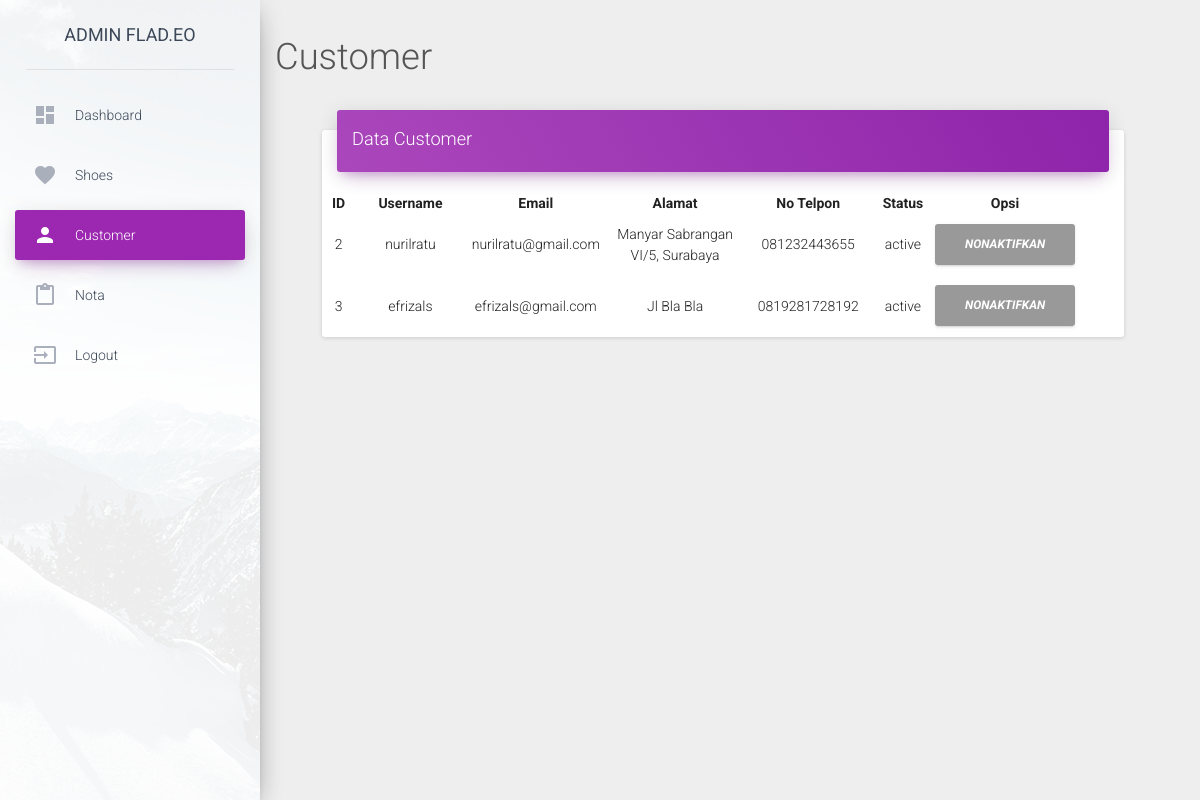
Screenshot of /index.php/admin/customer with the database file from the repository.
### tables this page shows
CREATE TABLE `customer` (
  `id_customer` int(5) NOT NULL,
  `username` varchar(20) NOT NULL,
  `password` varchar(12) NOT NULL,
  `email` varchar(50) NOT NULL,
  `alamat` varchar(50) NOT NULL,
  `no_telp` varchar(20) NOT NULL,
  `status` varchar(10) NOT NULL
);

### application/controllers/Admin.php (called while the page is built, shortened)
<?php
    class Admin extends CI_Controller {
        public function __construct() {
            $this->load->model('barang');
        }
        public function customer() {
            $this->load->model('m_crud');
            $data['customer'] = $this->m_crud->view('customer')->result();
            $this->load->view('admin/customer', $data);
        }
    }

### index.php (called while the page is built, shortened)
<?php
require_once BASEPATH.'core/CodeIgniter.php';

### application/models/m_crud.php (called while the page is built, shortened)
<?php
class M_crud extends CI_Model
{
	function view($table)
	{
		return $this->db->get($table);
	}
}
?>

### application/views/admin/customer.php (the view, shortened to what this page needs)
<!DOCTYPE html>
<head>
    <link href="<?php echo base_url(); ?>assets/css/bootstrap.min.css" rel="stylesheet" />
    <link href="<?php echo base_url(); ?>assets/css/material-dashboard.css?v=1.2.0" rel="stylesheet" />
    <link href="http://maxcdn.bootstrapcdn.com/font-awesome/latest/css/font-awesome.min.css" rel="stylesheet">
</head>
<body>
<div class="wrapper">
    <div class="sidebar" data-color="purple" data-image="<?php echo base_url(); ?>assets/img/sidebar-1.jpg">
        <div class="logo">
            <a href="<?php echo base_url(); ?>index.php/admin/dashboard" class="simple-text">
                Admin Flad.eo
            </a>
        </div>
        <div class="sidebar-wrapper">
            <ul class="nav">
                <li>
                    <a href="<?php echo base_url(); ?>index.php/admin/dashboard">
                        <i class="material-icons">dashboard</i>
                        <p>Dashboard</p>
                    </a>
                </li>
            <li>
                    <a href="<?php echo base_url(); ?>index.php/admin/shoes">
                        <i class="material-icons">favorite</i>
                        <p>Shoes</p>
                    </a>
                </li>
                <li class="active">
                    <a href="<?php echo base_url(); ?>index.php/admin/customer">
                        <i class="material-icons text-gray">person</i>
                        <p>Customer</p>
                    </a>
                </li>
                <li>
                    <a href="<?php echo base_url(); ?>index.php/admin/nota">
                        <i class="material-icons text-gray">content_paste</i>
                        <p>Nota</p>
                    </a>
                </li>
                <li>
                    <a href="<?php echo base_url(); ?>index.php/admin/logout">
                        <i class="material-icons text-gray">input</i>
                        <p>Logout</p>
                    </a>
                </li>
            </ul>
        </div>
    </div>
         <div class="main-panel">
            <nav class="navbar navbar-transparent navbar-absolute">
                <div class="container-fluid">
                    <div class="navbar-header">
                    <h2>Customer</h2>
                    </div>
                    <div class="collapse navbar-collapse">
                    </div>
                </div>
            </nav>
            <br>
            <br>
            <br>
            <br>
            <br>
                    <div class="row" style="margin-left: 5%;">
                        <div class="col col-lg-11 col-md-11">
                            <div class="card card-nav-tabs">
                                <div class="card-header" data-background-color="purple">
                                    <h4 class="title">Data Customer</h4>
                                </div>
                                           <br><form class="tabel" method="GET">
                                <table width="94%" class="w3-table-all" id="tabel" name="tabel">
                                <tr class="w3-blue">
                                    <th width="50px"><center>ID</center></th>
                                    <th width="150px"><center>Username</center></th>
                                    <th width="150px"><center>Email</center></th>
                                    <th width="200px"><center>Alamat</center></th>
                                    <th width="150px"><center>No Telpon</center></th>
                                    <th width="80px"><center>Status</center></th>
                                    <th width="50px" colspan="2"><center>Opsi</center></th>
                                </tr>
                                <?php
                                    foreach ($customer as $c) {
                                        echo '
                                        <tr class="delete_row">
                                            <td><center>'.$c->id_customer.'</center></td>
                                            <td><center>'.$c->username.'</center></td>
                                            <td><center>'.$c->email.'</center></td>
                                            <td><center>'.$c->alamat.'</center></td>
                                            <td><center>'.$c->no_telp.'</center></td>
                                            <td><center>'.($c->status==1?'active':'banned').'</center></td>               <td scope="col"><div align="center"><a href="'.base_url().'index.php/admin/update_status_action/'.$c->id_customer.'/'.$c->status.'" name="update" class="btn success" id="update"><em><strong>'.($c->status == 1 ? 'Nonaktifkan':'aktifkan').'</strong></em></a></div></td>
                                       </tr>
                                        ';
                                    }
                                ?>
                                </table>
                            </form>
                        </div>
</body>
</html>

### rows the page displays
customer: id_customer "2", username "nurilratu", email "nurilratu@gmail.com", alamat "Manyar Sabrangan VI/5, Surabaya", no_telp "081232443655", status "active"
customer: id_customer "3", username "efrizals", email "efrizals@gmail.com", alamat "Jl Bla Bla", no_telp "0819281728192", status "active"
